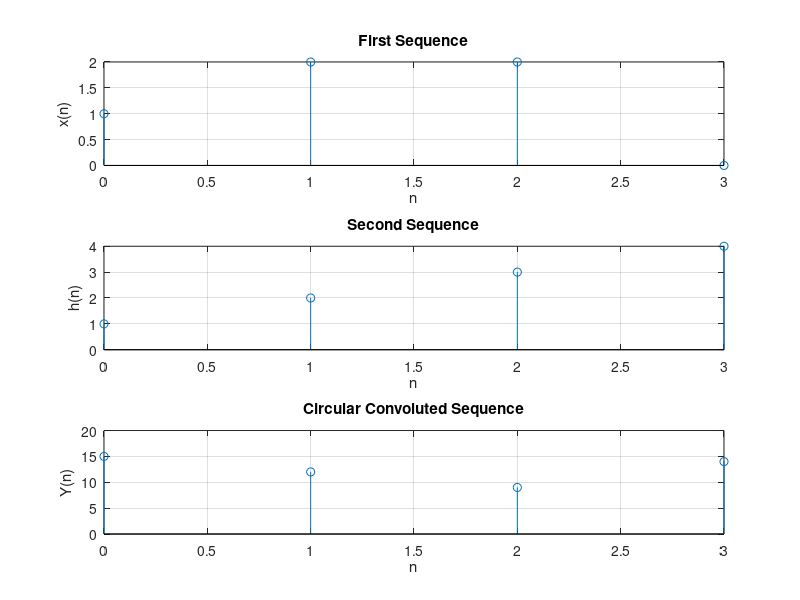
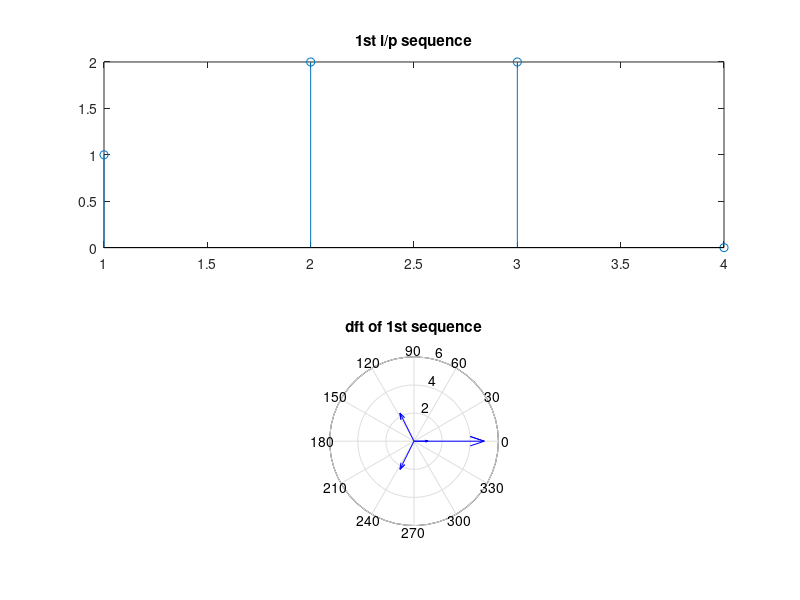
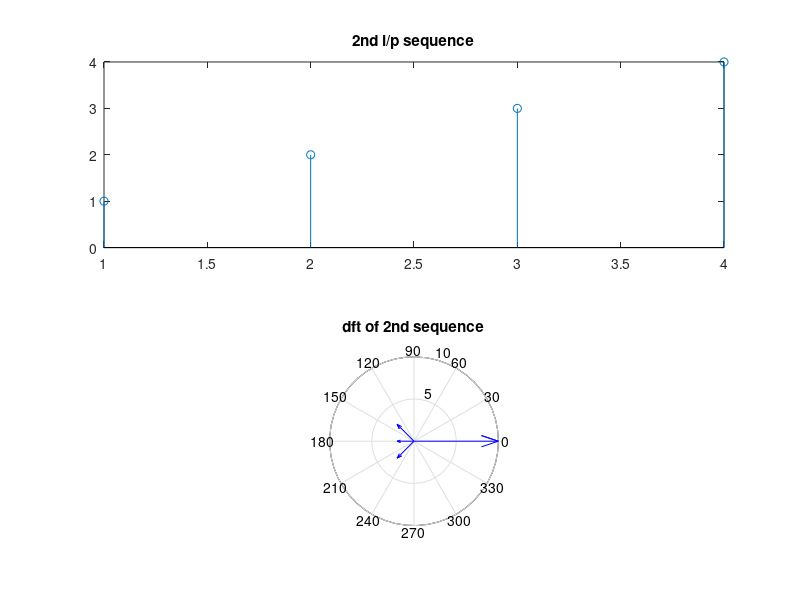
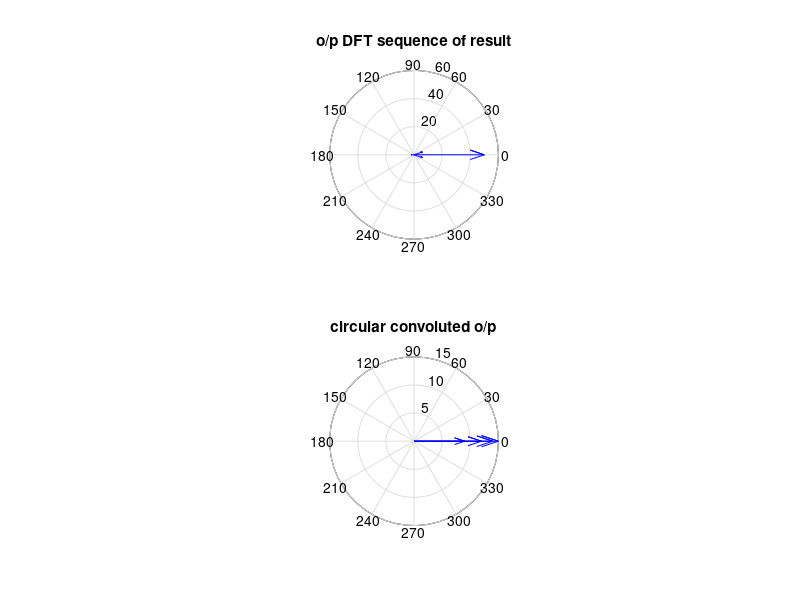

Recreate these plots in MATLAB, in order.
%exp 3
%1. Find the circular convolution of the two sequences by using DFT (or fft function)
%x1=[1 2 2 0] x2=[1 2 3 4];
%verify the result using circular convolution function.
%(i) Circular convolution using fft function of the two given sequences:

clc;
close all;
% input('Enter x(n):\n');
x=[1 2 2 0]
% input('Enter h(n):\n');
h=[1 2 3 4]
m=length(x);%length of sequence x(n)
n=length(h);%length of sequence h(n)
N=max(m,n);%length of output sequence y(n)
%For equating both sequence length
x=[x,zeros(1,N-m)];
h=[h,zeros(1,N-n)];
n=0:N-1
X=fft(x);%DFT of sequence x(n)
H=fft(h);%DFT of sequence h(n)
%performing element-wise multiplication
Y=X.*H;%DFT of output sequence y(n)
y=ifft(Y);%IDFT of Y(k)
subplot(311)
disp('First Sequence x(n) is:')
disp(x)
stem(n,x)
xlabel('n')
ylabel('x(n)')
title('First Sequence')
grid on;
subplot(312)
disp('Second Sequence h(n) is:')
disp(h)
stem(n,h)

xlabel('n')
ylabel('h(n)')
title('Second Sequence')
grid on;
subplot(313)
disp('Convoluted Sequence Y(n) is:')
disp(y)
stem(n,y)
xlabel('n')
ylabel('Y(n)')
title('Circular Convoluted Sequence')
grid on;

%(ii) Verification of result using two different methods:
%Method 1: Circular convolution using cconv function:
clc
clear all
close all
x=[1 2 2 0];
y=[1 2 3 4];
c=cconv(x,y,4);


%Method 2: Circular convolution using DFT and IDFT:
clc
close all;
clear all;
% x=input('enter the value of first input sequence');
x=[1 2 2 0];
disp('1st i/p sequence is');
disp(x);
% h=input('enter the values of 2nd dft sequence');
h=[1 2 3 4];
disp('2nd i/p sequence is');
disp(h);
lx=length(x);
lh=length(h);
N=max(lx,lh);
xx=[x zeros(N-lx)];
HH=[h zeros(N-lh)];
W=zeros(N,N);
for n=0:N-1
for k=0:N-1
W(n+1,k+1)=exp(-i*2*pi*n*k/N);
end;
end;
X=W*xx.';
H=W*HH.';
disp('DFT of 1st sequence is');
disp(X.');
disp('DFT of 2nd sequence is');
disp(H.');
figure
subplot(2,1,1);
stem(x);
title('1st i/p sequence');

subplot(2,1,2);
compass(X);
title('dft of 1st sequence');
figure
subplot(2,1,1);
stem(h);
title('2nd i/p sequence');
subplot(2,1,2);
compass(H);
title('dft of 2nd sequence');
YY=X.*H;
w=zeros(N,N);
for n=0:N-1
for k=0:N-1
w(n+1,k+1)=exp(i*2*pi*n*k/N);
end;
end;
B=w*YY;
Y=B/N;
disp('Dft of o/p sequence is');
disp(YY.');
disp('IDFT of o/p sequence is');
disp(Y.');
figure
subplot(2,1,1)
compass(YY);
title('o/p DFT sequence of result');
subplot(2,1,2);
compass(Y);
title('circular convoluted o/p');
